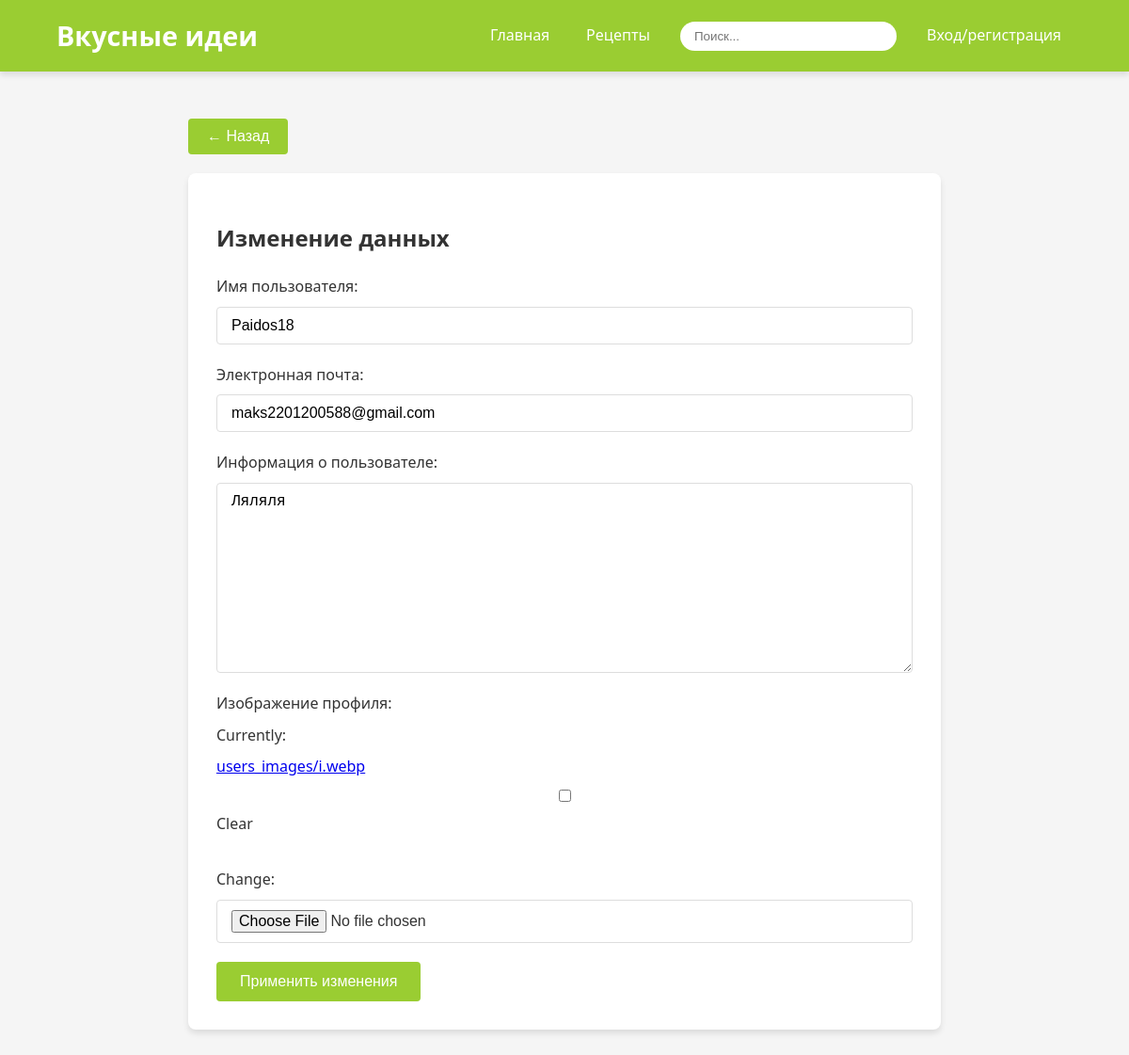
Page /profile/change_user/2/ on the committed database.
### main/models.py (models this page shows, shortened)
class User(AbstractUser):
    email = models.EmailField()
    role = models.CharField(max_length=50, null=True)
    user_info = models.TextField(null=True, blank=True, )
    image = models.ImageField(upload_to='users_images/', blank=True, null=True)

### main/views.py (the view)
# urls.py: path('profile/change_user/<int:id>/', views.change_user_page),
def change_user_page(request, id):
    user = User.objects.get(id=id)
    form = ChangeUserForm(instance=user)
    if request.method == "POST":
        form = ChangeUserForm(request.POST, request.FILES, instance=user)
        if form.is_valid():
            form.save()
            return redirect('profile')
    return render(request, 'changeuser.html', {'form':form})

### main/forms.py
class ChangeUserForm(forms.ModelForm):
    class Meta:
        model = User
        fields = [
            'username',
            'email',
            'user_info',
            'image'
        ]
        labels = {
            'username': 'Имя пользователя',
            'email': 'Электронная почта',
            'user_info': 'Информация о пользователе',
            'image': 'Изображение профиля',
        }

### main/templates/changeuser.html (shortened to what this page needs)
{% load static %}
<!DOCTYPE html>
<html lang="ru">
<head>
</head>
<body>
    <header>
        <h1>Вкусные идеи</h1>
        <nav>
            <ul>
                <li><a href="{% url 'index' %}">Главная</a></li>
                <li><a href="{% url 'recipes' %}">Рецепты</a></li>
            </ul>
            <input type="text" class="search" id="searchInput" placeholder="Поиск...">
            {% if user.is_authenticated %}
            <a href="{% url 'profile' %}">Личный кабинет</a>
            {% else %}
            <a href="{% url 'login' %}">Вход/регистрация</a>
            {% endif %}
        </nav>
    </header>
    <div class="container">
        <button onclick="window.history.back();" class="back-button">← Назад</button>
        <div class="form-container">
            <h2>Изменение данных</h2>
            <form method="POST" enctype="multipart/form-data">
                {% for field in form %}
                <div class="form-group">
                    {{ field.label_tag }}
                    {{ field }}
                </div>
                {% endfor %}
                <button id="submitButton" type="submit" class="submit-btn">Применить изменения</button>
            </form>
        </div>
    </div>
</body>
</html>

### main/templates/changeuser.html (style rules this page uses)
:root { --primary-color: #9ACD32; --primary-dark: #7CB342; --text-color: #333; --light-gray: #f5f5f5; --white: #ffffff; --shadow: 0 4px 6px rgba(0, 0, 0, 0.1); --transition: all 0.3s ease; }
body { font-family: 'Segoe UI', Tahoma, Geneva, Verdana, sans-serif; margin: 0; padding: 0; background-color: var(--light-gray); color: var(--text-color); line-height: 1.6; }
header { display: flex; justify-content: space-between; align-items: center; padding: 15px 5%; background-color: var(--primary-color); box-shadow: var(--shadow); position: sticky; top: 0; z-index: 1000; }
h1 { margin: 0; color: var(--white); font-size: 1.8rem; }
nav { display: flex; align-items: center; gap: 20px; }
nav ul { display: flex; list-style: none; padding: 0; margin: 0; gap: 15px; }
nav a { color: var(--white); text-decoration: none; font-weight: 500; padding: 8px 12px; border-radius: 4px; transition: var(--transition); }
.search { padding: 8px 15px; border: none; border-radius: 20px; outline: none; min-width: 200px; }
.container { max-width: 800px; margin: 30px auto; padding: 0 20px; }
.back-button { display: inline-flex; align-items: center; padding: 10px 20px; background-color: var(--primary-color); color: white; border: none; border-radius: 4px; cursor: pointer; margin: 20px 0; transition: var(--transition); font-size: 1rem; }
.form-container { background-color: var(--white); padding: 30px; border-radius: 8px; box-shadow: var(--shadow); animation: fadeIn 0.5s ease; }
form { display: flex; flex-direction: column; gap: 20px; }
.form-group { display: flex; flex-direction: column; gap: 8px; }
.form-group label { font-weight: 500; color: var(--text-color); }
.form-group input, .form-group textarea, .form-group select { padding: 10px 15px; border: 1px solid #ddd; border-radius: 4px; font-size: 1rem; transition: var(--transition); }
.form-group textarea { min-height: 100px; resize: vertical; }
.submit-btn { padding: 12px 25px; background-color: var(--primary-color); color: white; border: none; border-radius: 4px; cursor: pointer; font-size: 1rem; font-weight: 500; transition: var(--transition); align-self: flex-start; }

### rows in the picture
User: form "Paidos18" "maks2201200588@gmail.com" "Ляляля"

### other values in the picture
{{ field.label_tag }} "Имя пользователя:" "Электронная почта:" "Информация о пользователе:" "Изображение профиля:"
